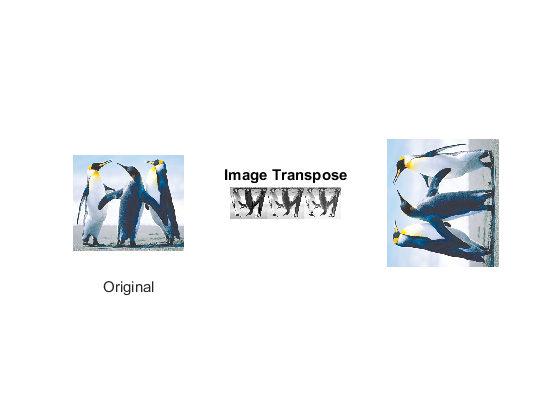
%> input picture Geometric Transformation/imagetranspose.png, 560 x 420 px, given in place of earcell.jpg, which was not available
$ octave imgtransformation.m   (GNU Octave 9; MATLAB toolbox functions it lacks are replaced by stand-ins)
%> lines starting %> are read from the running program, lines starting %| are printed output that depends on the picture; pictures that were not available may be replaced by others from this repository, and a replacement may not be noted
%Scaling & Rotation
% Scaling (Resize)
I=imread('earcell.jpg');
%> I is the input picture: size 420x560x3 uint8; mean R, G, B 242.6, 244.1, 245.3
subplot(2,2,1); subimage(I); title('Original Image');
s=input('Enter Scaling Factor');
%> the answer given: 2
j=imresize(I,s);
subplot(2,2,2); subimage(j); title('Scaled Image');
% Rotation
K=imrotate(j,60);
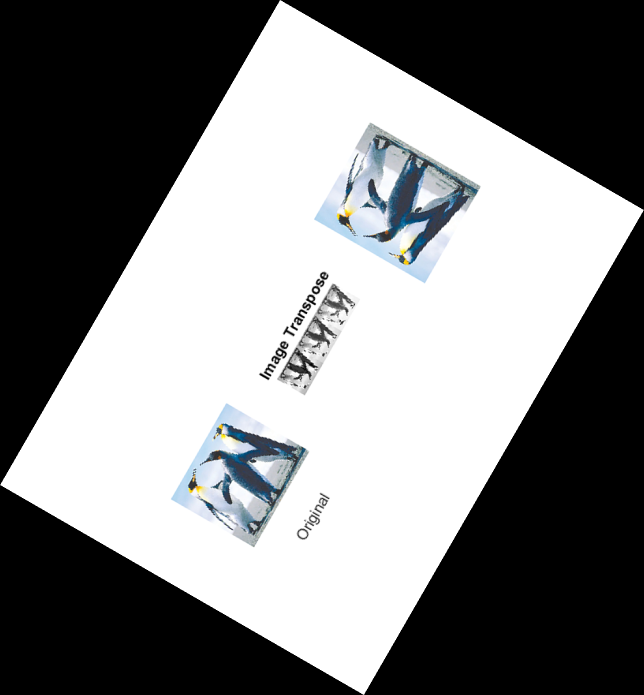
%> K: size 1390x1288x3 uint8 (shown at 1/2 size); mean R, G, B 127.5, 128.3, 128.9
subplot(2,2,3); imshow(K); title('Rotated Image 60deg');
R=imrotate(j,45);
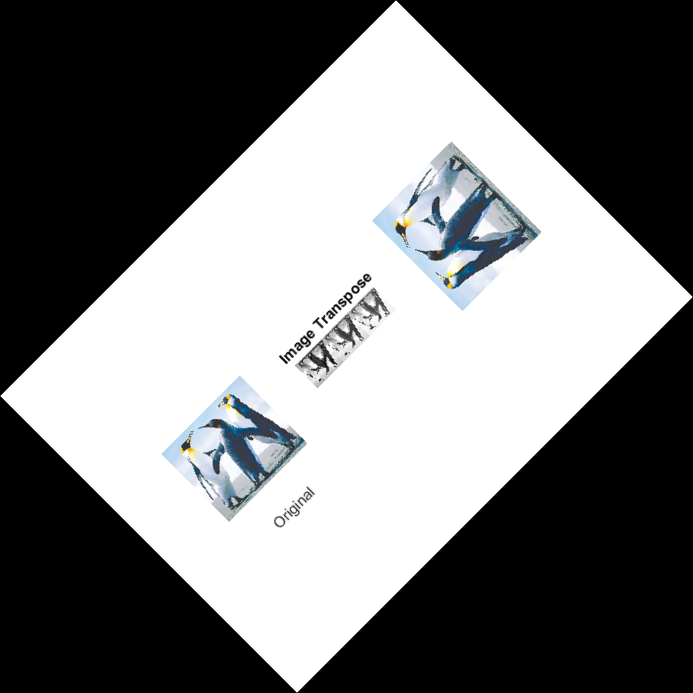
%> R: size 1386x1386x3 uint8 (shown at 1/2 size); mean R, G, B 118.6, 119.4, 120
subplot(2,2,4); imshow(R); title('Rotated Image 45deg');
%> after `title('Rotated Image 45deg')`:
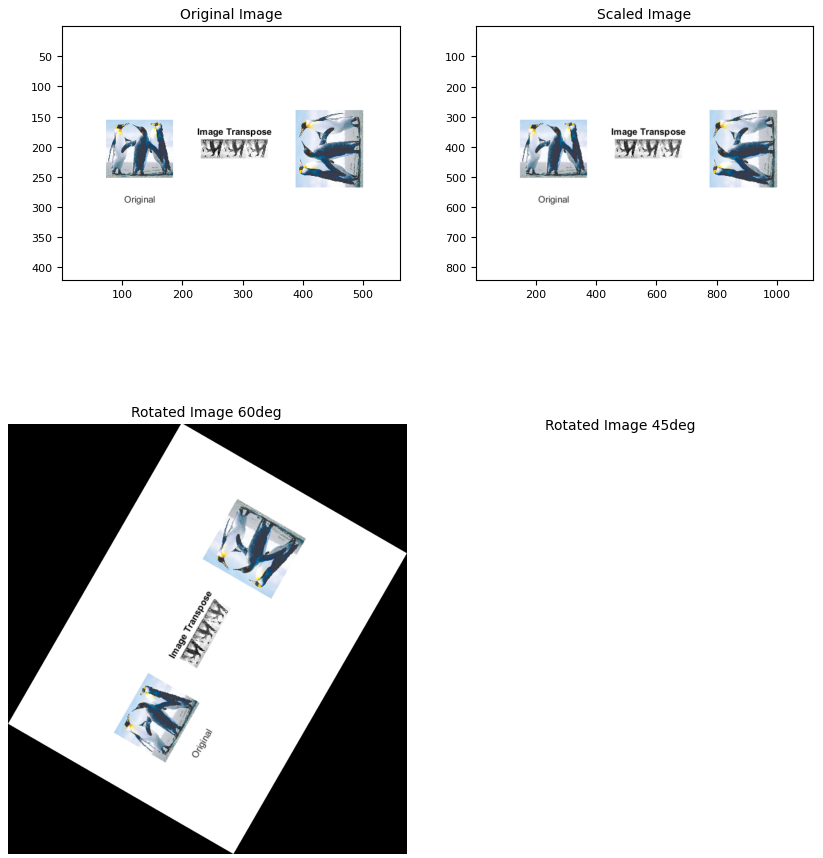
%> figure redrawn from the program's plot data, 4 panels
